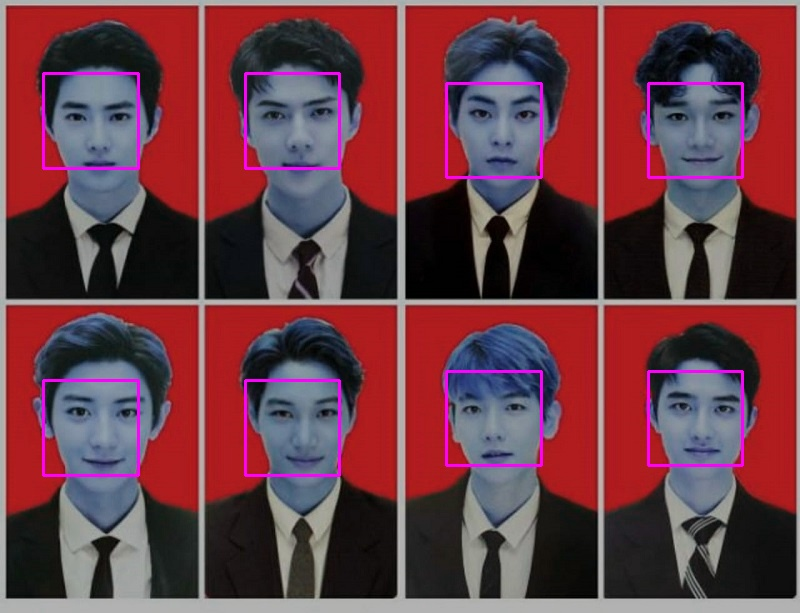
#> input picture in.jpg, 800 x 613 px
$ python kode_knn.py
#> lines starting #> are read from the running program, lines starting #| are printed output that depends on the picture
import numpy as np
import cv2
from matplotlib import pyplot as plt


# # SIFT
img1 = cv2.imread('in.jpg',0) # queryImage
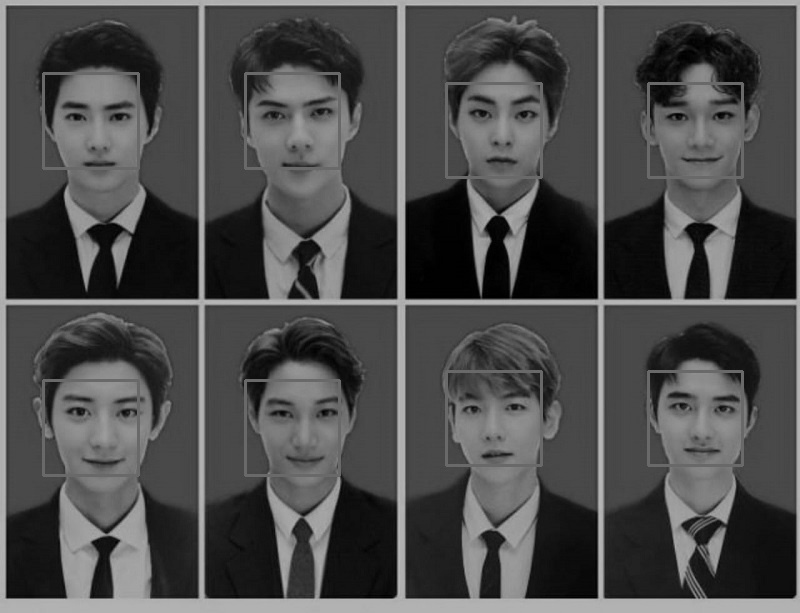
#> img1: shape (613, 800); min 0, max 190, mean 76.2
img2 = cv2.imread('out.jpg',0) # trainImage
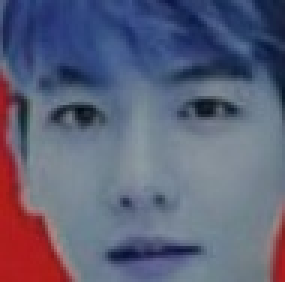
#> input picture out.jpg, 95 x 94 px (shown 3 times larger)
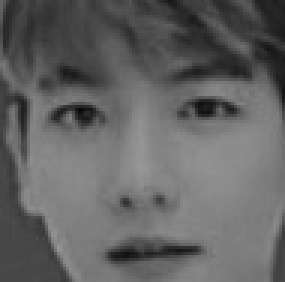
#> img2: shape (94, 95) (shown 3 times larger); min 9, max 151, mean 99.2

# Initiate SIFT detector
sift = cv2.xfeatures2d.SIFT_create()

# find the keypoints and descriptors with SIFT
kp1, des1 = sift.detectAndCompute(img1,None)
#> kp1 = 1156 keypoints; strongest (x, y, size): (481, 245, 13), (514, 247, 13.5), (491, 587, 15.4), (120, 251, 12.6)
kp2, des2 = sift.detectAndCompute(img2,None)
#> kp2 = 34 keypoints; strongest (x, y, size): (68, 36, 4.7), (28, 38, 4.8), (41, 85, 5.1), (77, 36, 3)

# BFMatcher with default params
bf = cv2.BFMatcher()
matches = bf.knnMatch(des1,des2, k=2)
#> matches = 1156 matches

# Apply ratio test
good = []
for m,n in matches:
    if m.distance < 0.75*n.distance:
        good.append([m])
#> after the loop, good = 137 matches

# cv2.drawMatchesKnn expects list of lists as matches.
img3 = cv2.drawMatchesKnn(img1,kp1,img2,kp2,good,img1,flags=2)
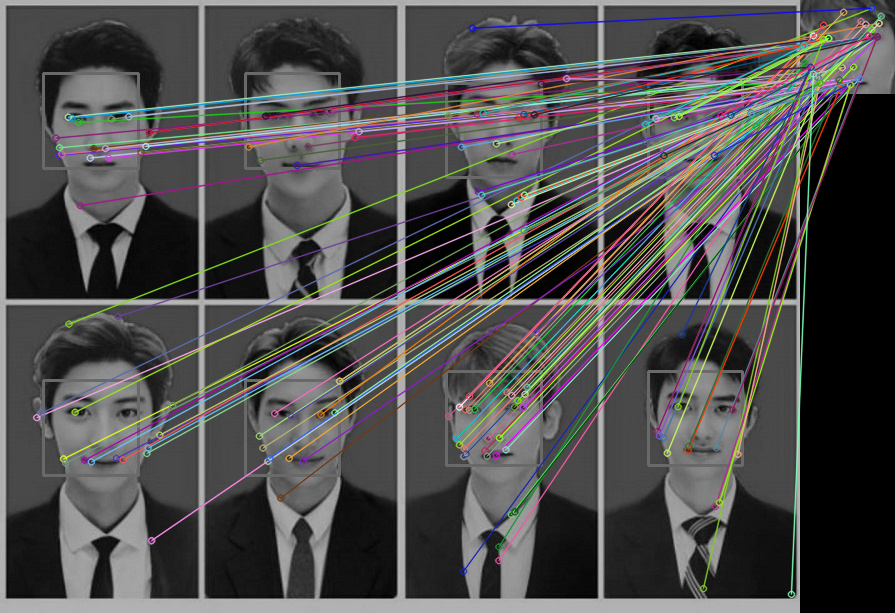
#> img3: shape (613, 895, 3); mean of channels 0, 1, 2 76.9, 77.2, 78.3; drawn as B, G, R

plt.imshow(img3),plt.show()

# [8 lines of commented-out code are left out]
